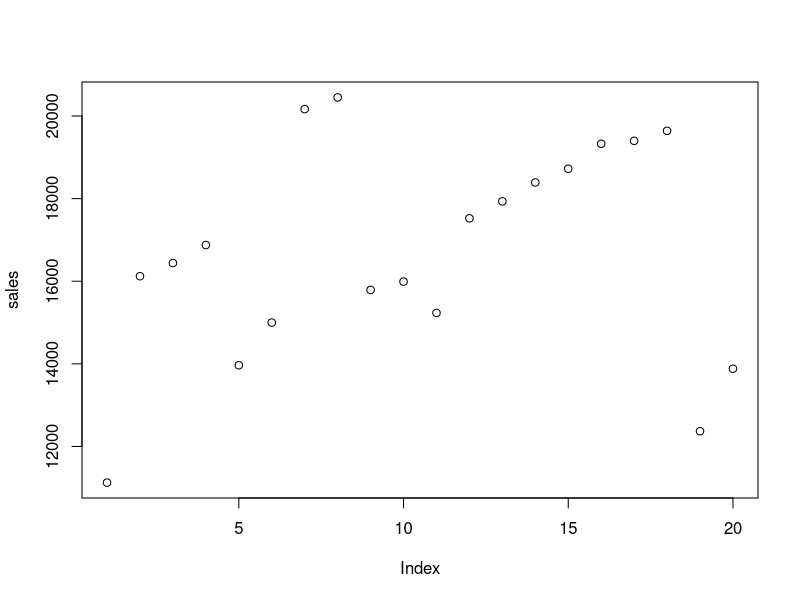
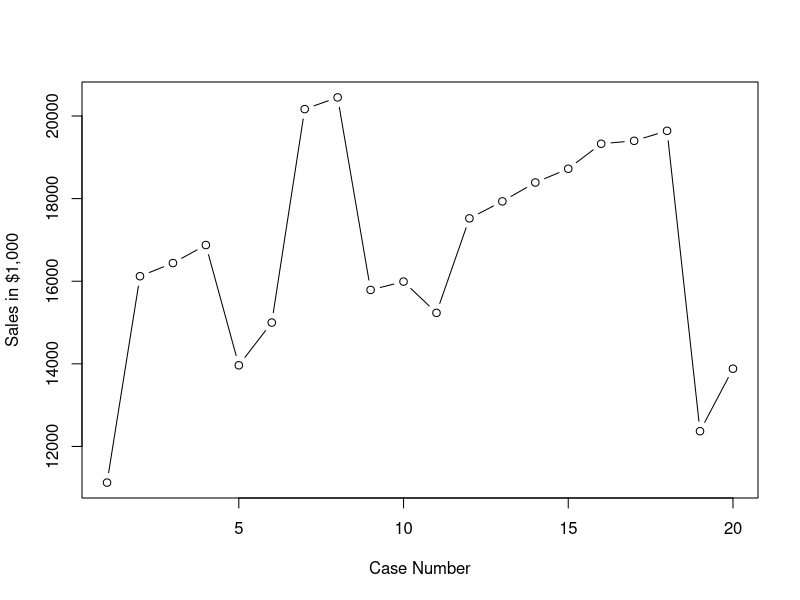
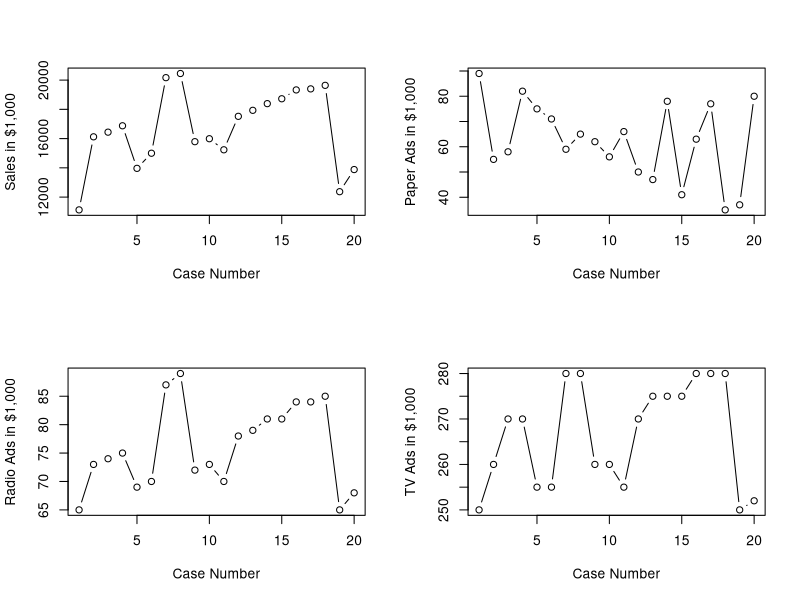
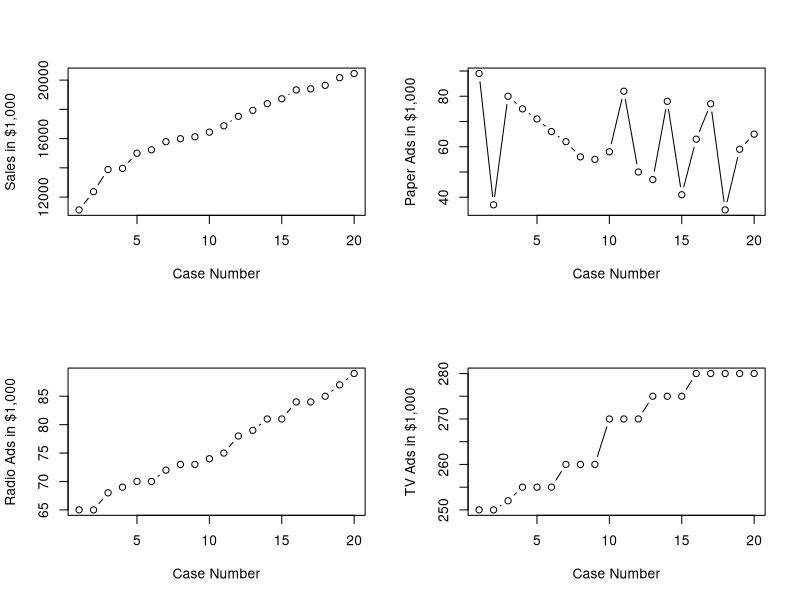

These charts were generated, in order, by the following R code:
## ---- chunk 1
mydata <-read.csv(file="data/marketing.csv")
head(mydata)
## ---- chunk 2
sales <- mydata$sales
#Max Sales
max <- max(sales)
max

#Min Sales
min<- min(sales)
min

#Range
max-min

#Mean
mean(sales)

#Standard Deviation
sd(sales)

#Variance
var(sales)

range(sales)

## ---- chunk 3
summary(mydata)
## ---- chunk 4
plot(sales)
## ---- chunk 5
plot(sales, type="b", xlab = "Case Number", ylab = "Sales in $1,000") 
## ---- chunk 6
layout(matrix(1:4,2,2))
plot(sales, type="b", xlab = "Case Number", ylab = "Sales in $1,000") 
plot(mydata$radio, type="b", xlab = "Case Number", ylab = "Radio Ads in $1,000") 
plot(mydata$paper, type="b", xlab = "Case Number", ylab = "Paper Ads in $1,000") 
plot(mydata$tv, type="b", xlab = "Case Number", ylab = "TV Ads in $1,000") 

## ---- chunk 7
newdata <-mydata[order(sales),]
newsales <-newdata$sales
newradio<-newdata$radio
newtv<-newdata$tv
newpaper <-newdata$paper
## ---- chunk 8
layout(matrix(1:4,2,2))
plot(newsales, type="b", xlab = "Case Number", ylab = "Sales in $1,000") 
plot(newradio, type="b", xlab = "Case Number", ylab = "Radio Ads in $1,000") 
plot(newpaper, type="b", xlab = "Case Number", ylab = "Paper Ads in $1,000") 
plot(newtv, type="b", xlab = "Case Number", ylab = "TV Ads in $1,000") 

## ---- chunk 9
x <- 25000
mean <- 2617.052
stdev <- 6848961

z <- (x-mean)/stdev
z

